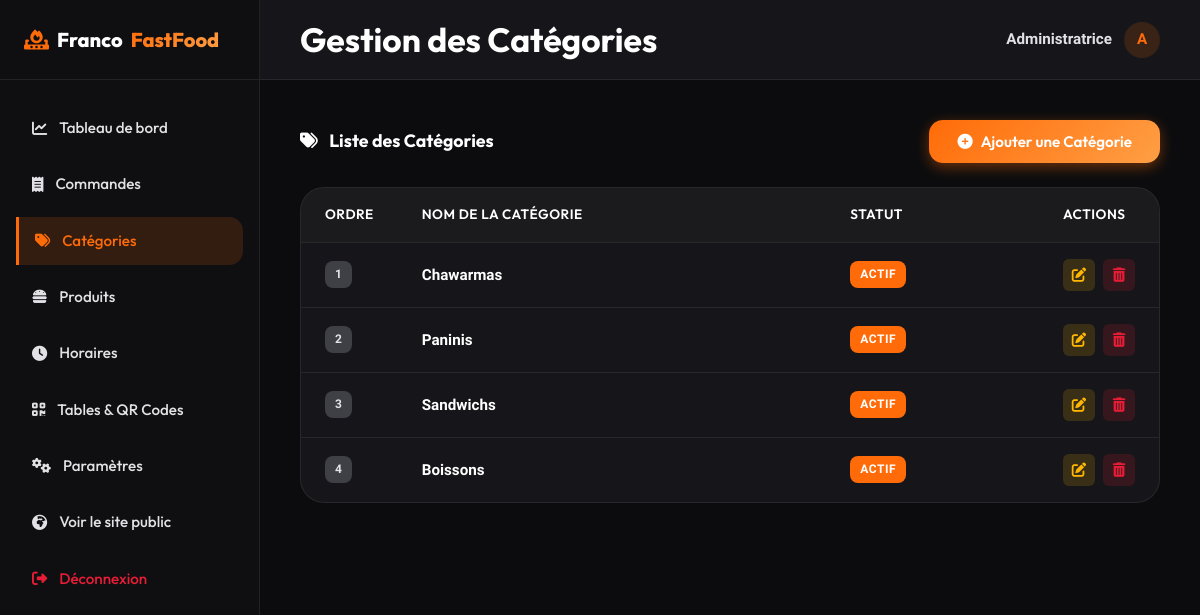
Page /admin/categories (signed in) on the committed database.
### tables this page shows
CREATE TABLE IF NOT EXISTS categories (
    id INT AUTO_INCREMENT PRIMARY KEY,
    nom VARCHAR(100) NOT NULL,
    ordre INT NOT NULL DEFAULT 0,
    statut TINYINT(1) NOT NULL DEFAULT 1  
);

### app/core/Database.php (called while the page is built, shortened)
<?php
class Database {
    private $host = DB_HOST;
    private $user = DB_USER;
    private $pass = DB_PASS;
    private $dbname = DB_NAME;
    private $dbh;
    public function __construct() {
        $dsn = 'mysql:host=' . $this->host . ';dbname=' . $this->dbname . ';charset=utf8mb4';
        $options = [
            PDO::ATTR_PERSISTENT => true,
            PDO::ATTR_ERRMODE => PDO::ERRMODE_EXCEPTION,
            PDO::ATTR_DEFAULT_FETCH_MODE => PDO::FETCH_ASSOC,
            PDO::MYSQL_ATTR_INIT_COMMAND => 'SET NAMES utf8mb4'
        ];
        try {
            $this->dbh = new PDO($dsn, $this->user, $this->pass, $options);
        } catch (PDOException $e) {
            $this->error = $e->getMessage();
            die("Erreur de connexion à la base de données : " . $this->error);
        }
    }
    public function query($sql) {
        return $this->dbh->prepare($sql);
    }
}

### app/controllers/AdminController.php (called while the page is built, shortened)
<?php
class AdminController extends Controller {
    private $categoryModel;
    public function __construct() {
        require_once APPROOT . '/models/Category.php';
        $this->categoryModel = new Category();
    }
    public function categories() {
        $categories = $this->categoryModel->getAll();
        $csrfToken = $this->generateCsrfToken();
        $error = '';
        $success = '';
        $data = [
            'title' => 'Gestion des Catégories',
            'activePage' => 'categories',
            'categories' => $categories,
            'csrfToken' => $csrfToken,
            'error' => $error,
            'success' => $success
        ];
        $this->render('admin/categories/index', $data);
    }
}

### public/index.php (called while the page is built, shortened)
<?php
require_once __DIR__ . '/../app/core/Database.php';
require_once __DIR__ . '/../app/core/Router.php';
require_once __DIR__ . '/../app/core/Model.php';
$scriptName = $_SERVER['SCRIPT_NAME'];
$basePath = dirname($scriptName);
if ($basePath === '/' || $basePath === '\\') {
    $basePath = '';
}
$requestUri = $_SERVER['REQUEST_URI'];
$requestPath = parse_url($requestUri, PHP_URL_PATH);
if (!empty($basePath) && strpos($requestPath, $basePath) === 0) {
    $routePath = substr($requestPath, strlen($basePath));
} else {
    $routePath = $requestPath;
}
$router = new Router();
$router->add('/', 'HomeController', 'index');
$router->add('/menu', 'MenuController', 'index');
$router->add('/produit/{id}', 'MenuController', 'show');
$router->add('/panier', 'CartController', 'index');
$router->add('/a-propos', 'PageController', 'about');
$router->add('/contact', 'PageController', 'contact');
$router->add('/mentions-legales', 'PageController', 'legal');
$router->add('/admin/login', 'AdminController', 'login');
$router->add('/admin/logout', 'AdminController', 'logout');
$router->add('/admin/dashboard', 'AdminController', 'dashboard');
$router->add('/admin/produits', 'AdminController', 'products');
$router->add('/admin/produits/ajouter', 'AdminController', 'addProduct');
$router->add('/admin/produits/modifier/{id}', 'AdminController', 'editProduct');
$router->add('/admin/produits/supprimer/{id}', 'AdminController', 'deleteProduct');
$router->add('/admin/categories', 'AdminController', 'categories');
$router->add('/admin/categories/ajouter', 'AdminController', 'addCategory');
$router->add('/admin/categories/modifier/{id}', 'AdminController', 'editCategory');
$router->add('/admin/categories/supprimer/{id}', 'AdminController', 'deleteCategory');
$router->add('/admin/commandes', 'AdminController', 'orders');
$router->add('/admin/commandes/statut', 'AdminController', 'updateOrderStatus');
$router->add('/admin/horaires', 'AdminController', 'schedule');
$router->add('/admin/tables', 'AdminController', 'tables');
$router->add('/admin/tables/ajouter', 'AdminController', 'addTable');
$router->add('/admin/tables/modifier/{id}', 'AdminController', 'editTable');
$router->add('/admin/tables/supprimer/{id}', 'AdminController', 'deleteTable');
$router->add('/admin/parametres', 'AdminController', 'settings');
$router->add('/api/commande/creer', 'CartController', 'createOrder');
$router->add('/api/ouverture', 'PageController', 'checkOpening');
$router->dispatch($routePath);

### app/core/Model.php (called while the page is built, shortened)
<?php
class Model {
    public function __construct() {
        $this->db = new Database();
    }
}

### app/models/Category.php (called while the page is built, shortened)
<?php
class Category extends Model {
    public function getAll() {
        $stmt = $this->db->query("SELECT * FROM categories ORDER BY ordre ASC, id DESC");
        $stmt->execute();
        return $stmt->fetchAll();
    }
}

### app/views/admin/categories/index.php (the view, shortened to what this page needs)
<?php
require APPROOT . '/views/layout/admin_header.php';
?>
<div style="display: flex; justify-content: space-between; align-items: center; margin-bottom: 24px; gap: 16px; flex-wrap: wrap;">
    <h3 style="font-family: var(--font-titles); margin: 0;"><i class="fa-solid fa-tags text-primary" style="margin-right: 8px;"></i> Liste des Catégories</h3>
    <button type="button" class="btn btn-primary" onclick="openAddCategoryModal()">
        <i class="fa-solid fa-circle-plus"></i> Ajouter une Catégorie
    </button>
</div>
<div class="table-card" style="margin-bottom: 32px;">
    <div class="table-responsive">
        <table class="admin-table">
            <thead>
                <tr>
                    <th style="width: 80px;">Ordre</th>
                    <th>Nom de la Catégorie</th>
                    <th>Statut</th>
                    <th style="width: 120px;">Actions</th>
                </tr>
            </thead>
            <tbody>
                <?php if (empty($categories)): ?>
                    <tr>
                        <td colspan="4" style="text-align: center; color: #a0a0a5; padding: 40px 0;">
                            <i class="fa-solid fa-folder-open" style="font-size: 2.5rem; margin-bottom: 12px; color: #3f3f46;"></i>
                            <p>Aucune catégorie enregistrée.</p>
                        </td>
                    </tr>
                <?php else: ?>
                    <?php foreach ($categories as $cat): ?>
                        <tr>
                            <td>
                                <span class="badge badge-inactive" style="font-weight: bold;"><?php echo $cat['ordre']; ?></span>
                            </td>
                            <td style="font-weight: 600; color: #ffffff;">
                                <?php echo htmlspecialchars($cat['nom']); ?>
                            </td>
                            <td>
                                <?php if ($cat['statut'] == 1): ?>
                                    <span class="badge badge-new">Actif</span>
                                <?php else: ?>
                                    <span class="badge badge-inactive" style="background-color: var(--danger);">Inactif</span>
                                <?php endif; ?>
                            </td>
                            <td>
                                <div class="admin-table-actions">
                                    <a href="<?php echo DYNAMIC_URLROOT; ?>/admin/categories/modifier/<?php echo $cat['id']; ?>" class="action-btn edit" title="Modifier">
                                        <i class="fa-solid fa-pen-to-square"></i>
                                    </a>
                                    <a href="<?php echo DYNAMIC_URLROOT; ?>/admin/categories/supprimer/<?php echo $cat['id']; ?>"
                                       class="action-btn delete"
                                       onclick="return confirmDeletion(event, 'la catégorie « <?php echo htmlspecialchars(addslashes($cat['nom'])); ?> »')"
                                       title="Supprimer">
                                        <i class="fa-solid fa-trash-can"></i>
                                    </a>
                                </div>
                            </td>
                        </tr>
                    <?php endforeach; ?>
                <?php endif; ?>
            </tbody>
        </table>
    </div>
</div>
<?php require APPROOT . '/views/layout/admin_footer.php'; ?>

### app/core/Router.php (shortened to what this page needs)
<?php
class Router {
    private $routes = [];
    public function add($route, $controller, $action) {
        $routeRegex = preg_replace('/\{[a-zA-Z0-9-_]+\}/', '([a-zA-Z0-9-_]+)', $route);
        $routeRegex = '#^' . $routeRegex . '$#';
        $this->routes[] = [
            'route' => $route,
            'regex' => $routeRegex,
            'controller' => $controller,
            'action' => $action
        ];
    }
    public function dispatch($url) {
        $url = parse_url($url, PHP_URL_PATH);
        foreach ($this->routes as $routeInfo) {
            if (preg_match($routeInfo['regex'], $url, $matches)) {
                array_shift($matches);
                $controllerName = $routeInfo['controller'];
                $actionName = $routeInfo['action'];
                $controllerFile = APPROOT . '/controllers/' . $controllerName . '.php';
                if (file_exists($controllerFile)) {
                    if (class_exists($controllerName)) {
                        $controllerObj = new $controllerName();
                        if (method_exists($controllerObj, $actionName)) {
                            call_user_func_array([$controllerObj, $actionName], $matches);
                            return;
                        } else {
                            die("Action '{$actionName}' introuvable dans le contrôleur '{$controllerName}'.");
                        }
                    } else {
                        die("Classe '{$controllerName}' introuvable.");
                    }
                } else {
                    die("Fichier du contrôleur '{$controllerName}' introuvable.");
                }
            }
        }
    }
}

### public/assets/css/style.css (style rules this page uses)
:root { --primary: #ff6b08; --primary-hover: #e05a00; --primary-rgb: 255, 107, 8; --primary-light: rgba(var(--primary-rgb), 0.15); --primary-shadow: 0 4px 14px rgba(var(--primary-rgb), 0.40); --secondary: #ff9f45; --secondary-hover: #e08030; --danger: #e71d36; --success: #22c55e; --warning: #ffb703; --bg-main: #0c0c0e; --bg-card: #16161a; --bg-header: rgba(12, 12, 14, 0.88); --bg-input: #1f1f24; --bg-admin-sidebar: #0f0f12; --text-primary: #ffffff; --text-body: #e2e2e6; --text-muted: #a0a0a5; --text-faint: #71717a; --border-color: rgba(255, 255, 255, 0.08); --border-focus: var(--primary); --shadow-sm: 0 2px 8px rgba(0, 0, 0, 0.2); --shadow-md: 0 8px 24px rgba(0, 0, 0, 0.4); --shadow-lg: 0 16px 48px rgba(0, 0, 0, 0.6); --shadow-primary: var(--primary-shadow); --font-titles: 'Outfit', sans-serif; --font-body: 'Plus Jakarta Sans', sans-serif; --transition-fast: all 0.2s ease; --transition-smooth: all 0.3s cubic-bezier(0.4, 0, 0.2, 1); --transition-theme: background-color 0.35s ease, color 0.35s ease, border-color 0.35s ease, box-shadow 0.35s ease; --radius-sm: 8px; --radius-md: 14px; --radius-lg: 24px; --radius-full: 9999px; --header-height: 80px; --container-width: 1200px; }
* { box-sizing: border-box; margin: 0; padding: 0; }
html { scroll-behavior: smooth; -webkit-tap-highlight-color: transparent; }
body { background-color: var(--bg-main); color: var(--text-body); font-family: var(--font-body); font-size: 0.95rem; line-height: 1.6; overflow-x: hidden; transition: var(--transition-theme); }
h1, h2, h3, h4, h5, h6 { font-family: var(--font-titles); color: var(--text-primary); font-weight: 700; line-height: 1.25; transition: color 0.35s ease; }
a { color: inherit; text-decoration: none; transition: var(--transition-fast); }
button, input, select, textarea { font-family: inherit; font-size: inherit; color: inherit; background: none; border: none; }
.btn { display: inline-flex; align-items: center; justify-content: center; gap: 8px; padding: 12px 28px; font-family: var(--font-titles); font-weight: 600; border-radius: var(--radius-md); cursor: pointer; transition: var(--transition-smooth); user-select: none; }
.btn-primary { background: linear-gradient(135deg, var(--primary) 0%, var(--secondary) 100%); color: #ffffff; box-shadow: var(--primary-shadow); }
.badge { display: inline-flex; padding: 4px 10px; font-size: 0.75rem; font-weight: 700; text-transform: uppercase; border-radius: var(--radius-sm); letter-spacing: 0.5px; }
.badge-new { background-color: var(--primary); color: #ffffff; }
.badge-inactive { background-color: #3f3f46; color: #e2e2e6; }
.table-card { background-color: var(--bg-card); border: 1px solid var(--border-color); border-radius: var(--radius-lg); overflow: hidden; }
.table-responsive { overflow-x: auto; }
.admin-table { width: 100%; border-collapse: collapse; text-align: left; }
.admin-table th { background-color: rgba(255, 255, 255, 0.02); border-bottom: 1px solid var(--border-color); padding: 16px 24px; font-family: var(--font-titles); font-weight: 600; color: #ffffff; font-size: 0.85rem; text-transform: uppercase; letter-spacing: 0.5px; }
.admin-table td { padding: 16px 24px; border-bottom: 1px solid var(--border-color); color: #e2e2e6; vertical-align: middle; }
.admin-table tr:last-child td { border-bottom: none; }
.admin-table-actions { display: flex; gap: 8px; }
.action-btn { width: 32px; height: 32px; border-radius: 6px; display: flex; align-items: center; justify-content: center; cursor: pointer; font-size: 0.9rem; transition: var(--transition-fast); }
.action-btn.edit { background-color: rgba(255, 183, 3, 0.15); color: var(--warning); }
.action-btn.delete { background-color: rgba(231, 29, 54, 0.15); color: var(--danger); }

### rows in the picture
categories: ordre "1", nom "Chawarmas", statut "ACTIF"
categories: ordre "2", nom "Paninis", statut "ACTIF"
categories: ordre "3", nom "Sandwichs", statut "ACTIF"
categories: ordre "4", nom "Boissons", statut "ACTIF"
